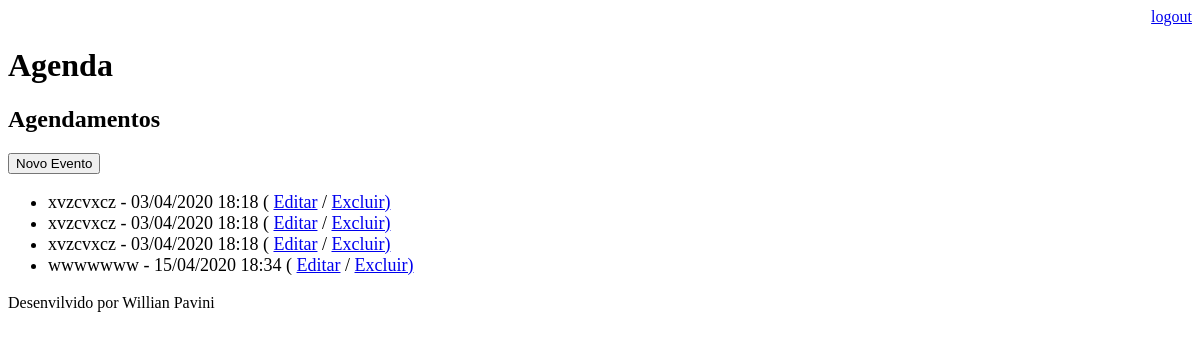
The page /agenda/ (signed in) on the database as committed earlier.
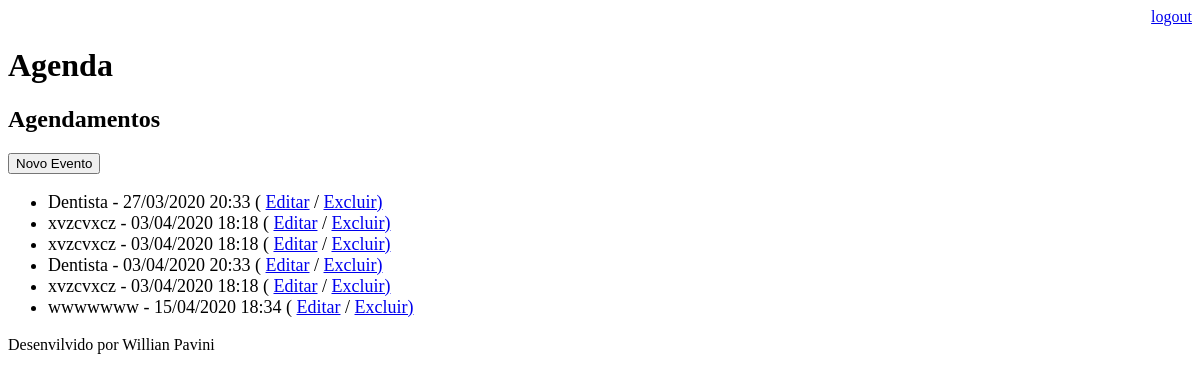
The same page on the database as committed later.
### core/models.py (models this page shows, shortened)
class Evento(models.Model):
    titulo = models.CharField(max_length=100)
    descricao = models.TextField(blank=True, null=True)
    data_evento = models.DateTimeField(verbose_name='Data do Evento')
    data_criacao = models.DateTimeField(auto_now=True)
    usuario = models.ForeignKey(User, on_delete=models.CASCADE)
    class Meta:
        db_table = 'evento'
    def get_data_evento(self):
        return self.data_evento.strftime('%d/%m/%Y %H:%M')
    def get_evento_atrasado(self):
        if self.data_evento < datetime.now():
            return True
        else:
            return False

### core/views.py (the view)
# urls.py: path('agenda/', views.lista_eventos),
@login_required(login_url='/login/')
def lista_eventos(request):
    usuario = request.user
    data_atual = datetime.now() - timedelta(hours=1)
    evento = Evento.objects.filter(usuario=usuario,
                                   data_evento__gt=data_atual)
    dados = {'eventos':evento}
    return render(request, 'agenda.html', dados)

### templates/agenda.html
{% extends "model-page.html" %}
{% block content %}
    <h2>Agendamentos</h2>
    <a href="evento/">
        <button type="button">Novo Evento</button>
    </a>
    <ul style="font-size: 18px">
        {% for evento in eventos %}
            <li>
                <div style={% if evento.get_evento_atrasado %}"color:red" {% endif%}>
                    {{ evento.titulo }} - {{ evento.get_data_evento }}
                    ( <a href="evento/?id={{ evento.id }}">Editar</a>
                    / <a href="evento/delete/{{ evento.id }}/">Excluir)</a>
                </div>
            </li>
        {% endfor %}
    </ul>
{% endblock %}

Rows that differ between the two databases and show on the page:
now on this page (row edited): Evento: titulo "Dentista", get_data_evento "27/03/2020 20:33"
now on this page (row edited): Evento: titulo "Dentista", get_data_evento "03/04/2020 20:33"
